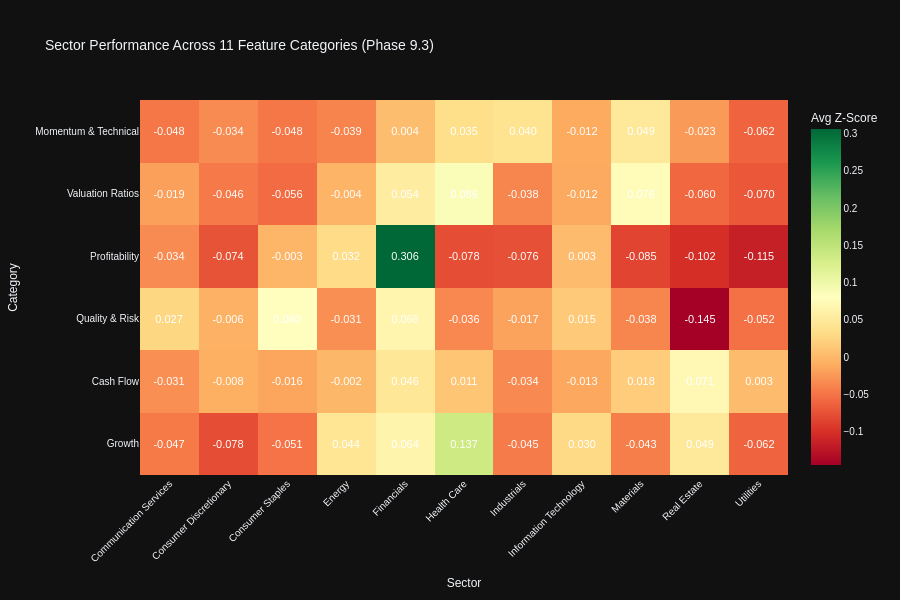

This figure's notebook cell:
### Code cell
# Visualization 1: Category Heatmaps (Sector × Category)
print("\n📊 Category Performance Heatmaps:")

# Compute category scores by averaging z-scores of metrics within each category
from scipy.stats import zscore

category_sector_scores = {}

for category_name, category_metrics in category_mapping.items():
    available_in_category = [m for m in category_metrics if m in all_stocks_scaled.columns]

    if len(available_in_category) == 0:
        print(f"  ⚠️ Skipping {category_name}: No available metrics")
        continue

    # Compute z-scores for available metrics and average by sector
    category_data = all_stocks_scaled[available_in_category + ['sector']].copy()

    # Convert to numeric and compute z-scores
    for col in available_in_category:
        category_data[col] = pd.to_numeric(category_data[col], errors='coerce')

    # Compute z-scores (handle NaNs)
    z_scored_data = category_data[available_in_category].apply(lambda x: zscore(x, nan_policy='omit'))
    category_data['category_score'] = z_scored_data.mean(axis=1)

    # Aggregate by sector
    sector_scores = category_data.groupby('sector')['category_score'].mean().sort_values(ascending=False)
    category_sector_scores[category_name] = sector_scores

# Create heatmap matrix
if category_sector_scores:
    heatmap_df = pd.DataFrame(category_sector_scores).T

    # Create interactive heatmap with value annotations
    # Following code_guidelines.md Section 17.1: Heatmaps and Conditional Formatting
    fig_category_heatmap = px.imshow(
            heatmap_df,
            labels=dict(x="Sector", y="Category", color="Avg Z-Score"),
            title="Sector Performance Across 11 Feature Categories (Phase 9.3)",
            color_continuous_scale="RdYlGn",  # Diverging scale for z-scores centered at zero
            aspect="auto",
            text_auto=".3f"  # ✅ Display values formatted to 3 decimals (Section 17.1)
            )

    # Enhanced styling per Section 17.1 style guidelines
    fig_category_heatmap.update_traces(
            textfont=dict(
                    size=11,
                    color='white',  # High contrast on diverging color scale
                    family='Arial'  # Standard sans-serif font (Section 17.4)
                    )
            )

    fig_category_heatmap.update_layout(
            height=600,
            xaxis_tickangle=-45,
            font=dict(size=10, family="Arial"),
            template="plotly_dark"  # ✅ Dark mode compatible theme (Section 17.1)
            )

    fig_category_heatmap.show()
    output_path = eda_output_dir / "phase93_category_sector_heatmap.html"
    fig_category_heatmap.write_html(output_path)

    print(f"\n✓ Category heatmap visualization complete")
    print(f"  Categories visualized: {len(category_sector_scores)}")
    print(f"  Sectors analyzed: {len(heatmap_df.columns)}")
    print(f"  Output: {output_path}")

    # Display top performing sector per category
    print(f"\n  🏆 Top Performing Sectors by Category:")
    for category, scores in list(category_sector_scores.items())[:5]:
        top_sector = scores.idxmax()
        top_score = scores.max()
        print(f"    {category}: {top_sector} (z-score: {top_score:.2f})")
else:
    print("  ⚠️ No category data available for visualization")

### Figure 1 — Plotly figure (JSON) as saved in the notebook; plotly's stock layout.template omitted (floating-point values rounded to 4 significant figures)
{"data": [{"coloraxis": "coloraxis", "name": "0", "texttemplate": "%{z:.3f}", "x": ["Communication Services", "Consumer Discretionary", "Consumer Staples", "Energy", "Financials", "Health Care", "Industrials", "Information Technology", "Materials", "Real Estate", "Utilities"], "y": ["Momentum & Technical", "Valuation Ratios", "Profitability", "Quality & Risk", "Cash Flow", "Growth"], "z": [[-0.04759, -0.03387, -0.04813, -0.03904, 0.003929, 0.03535, 0.04026, -0.01203, 0.04856, -0.02344, -0.06246], [-0.01941, -0.04626, -0.05619, -0.004312, 0.05376, 0.08642, -0.03803, -0.0122, 0.07583, -0.05955, -0.07021], [-0.03415, -0.07434, -0.003053, 0.0319, 0.3064, -0.07829, -0.07627, 0.003358, -0.08492, -0.1021, -0.1151], [0.02706, -0.006488, 0.07953, -0.03126, 0.06554, -0.03568, -0.0172, 0.01468, -0.0382, -0.1451, -0.05244], [-0.03089, -0.008255, -0.01615, -0.001926, 0.04567, 0.01079, -0.03431, -0.01316, 0.01786, 0.07083, 0.002821], [-0.04669, -0.07796, -0.05056, 0.04358, 0.06422, 0.1369, -0.04476, 0.0297, -0.04275, 0.04892, -0.06218]], "type": "heatmap", "xaxis": "x", "yaxis": "y", "hovertemplate": "Sector: %{x}<br>Category: %{y}<br>Avg Z-Score: %{z}<extra></extra>", "textfont": {"color": "white", "family": "Arial", "size": 11}}], "layout": {"xaxis": {"anchor": "y", "domain": [0.0, 1.0], "title": {"text": "Sector"}, "tickangle": -45}, "yaxis": {"anchor": "x", "domain": [0.0, 1.0], "autorange": "reversed", "title": {"text": "Category"}}, "coloraxis": {"colorbar": {"title": {"text": "Avg Z-Score"}}, "colorscale": [[0.0, "rgb(165,0,38)"], [0.1, "rgb(215,48,39)"], [0.2, "rgb(244,109,67)"], [0.3, "rgb(253,174,97)"], [0.4, "rgb(254,224,139)"], [0.5, "rgb(255,255,191)"], [0.6, "rgb(217,239,139)"], [0.7, "rgb(166,217,106)"], [0.8, "rgb(102,189,99)"], [0.9, "rgb(26,152,80)"], [1.0, "rgb(0,104,55)"]]}, "title": {"text": "Sector Performance Across 11 Feature Categories (Phase 9.3)"}, "font": {"size": 10, "family": "Arial"}, "height": 600}}
